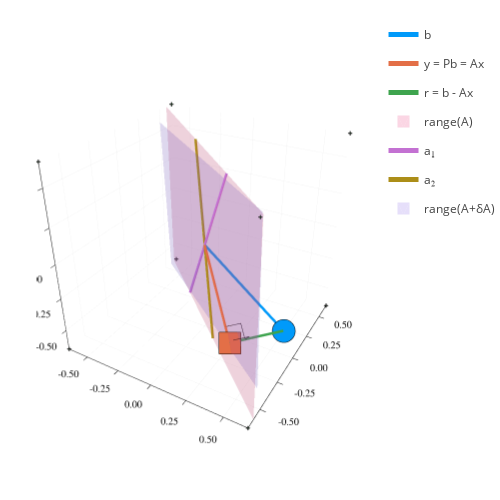

The code cell stored with this chart in its notebook:
### Code cell
p = plot_ls_diagram(A, b)
v = A * randn(2)
v̄ = 0.1 * v / norm(v)
Ã = [A[:,1]+(v̄ × A[:,1]) A[:,2]+(v̄ × A[:,2])]
corners = Float64[[-1,-1,-1] [ 1,-1,-1] [-1, 1,-1] [ 1, 1,-1] [-1,-1, 1] [ 1,-1, 1] [-1, 1, 1] [ 1, 1, 1]];
cycle = [1, 2, 4, 3, 7, 8, 6, 5, 1]
cube = polyhedron(vrep(corners'), lib)
triangle = [[2.0, 0.0] [-1.0, sqrt(3.)] [-1.0, -sqrt(3)]]*4
Q, _ = qr(Ã, ColumnNorm())
plot!(p, size=(500,500))
Qtrivert = Q[:,1:2]*triangle
Qtri = polyhedron(vrep((Q[:,1:2]*triangle)'), lib)
isect = hcat(points(vrep(intersect(cube, Qtri)))...)*scale
plot!(p,isect[1,:],isect[2,:],isect[3,:],st=:mesh3d
    , l = 0
    , fillalpha=0.5
    , label="range(A+δA)"
    )

### Figure 1 — Plotly figure (JSON) as saved in the notebook; plotly's stock layout.template omitted (floating-point values rounded to 4 significant figures)
{"data": [{"colorbar": {"title": ""}, "hoverinfo": "text", "legendgroup": "b", "line": {"color": "rgba(0, 154, 250, 1.000)", "dash": "solid", "shape": "linear", "width": 5}, "mode": "lines", "name": "b", "scene": "scene", "showlegend": true, "text": ["b:<br>+0.60<br>-0.06<br>-0.42", "b:<br>+0.60<br>-0.06<br>-0.42"], "type": "scatter3d", "x": [0, 0.5955], "xaxis": "x", "y": [0, -0.05565], "yaxis": "y", "z": [0, -0.4155], "zaxis": "z", "zmax": null, "zmin": null}, {"colorbar": {"title": ""}, "legendgroup": "", "line": {"color": "rgba(0, 154, 250, 1.000)", "dash": "solid", "shape": "linear", "width": 5}, "marker": {"color": "rgba(0, 154, 250, 1.000)", "line": {"color": "rgba(0, 0, 0, 1.000)", "width": 1}, "size": 8, "symbol": "octagon"}, "mode": "lines+markers", "name": "", "scene": "scene", "showlegend": false, "type": "scatter3d", "x": [0.5955], "xaxis": "x", "y": [-0.05565], "yaxis": "y", "z": [-0.4155], "zaxis": "z", "zmax": null, "zmin": null}, {"colorbar": {"title": ""}, "legendgroup": "", "marker": {"color": "rgba(62, 164, 78, 1.000)", "line": {"color": "rgba(0, 0, 0, 1.000)", "width": 1}, "size": 2, "symbol": "cross"}, "mode": "markers", "name": "", "scene": "scene", "showlegend": false, "type": "scatter3d", "x": [-0.655, 0.655, -0.655, 0.655, -0.655, 0.655, -0.655, 0.655], "xaxis": "x", "y": [-0.655, -0.655, 0.655, 0.655, -0.655, -0.655, 0.655, 0.655], "yaxis": "y", "z": [-0.655, -0.655, -0.655, -0.655, 0.655, 0.655, 0.655, 0.655], "zaxis": "z", "zmax": null, "zmin": null}, {"colorbar": {"title": ""}, "hoverinfo": "text", "legendgroup": "y = Pb = Ax", "line": {"color": "rgba(227, 111, 71, 1.000)", "dash": "solid", "shape": "linear", "width": 5}, "mode": "lines", "name": "y = Pb = Ax", "scene": "scene", "showlegend": true, "text": ["x:<br>+0.64<br>-0.76<br>y:<br>+0.36<br>-0.32<br>-0.42", "x:<br>+0.64<br>-0.76<br>y:<br>+0.36<br>-0.32<br>-0.42"], "type": "scatter3d", "x": [0, 0.3553], "xaxis": "x", "y": [0, -0.3161], "yaxis": "y", "z": [0, -0.4226], "zaxis": "z", "zmax": null, "zmin": null}, {"colorbar": {"title": ""}, "legendgroup": "", "line": {"color": "rgba(227, 111, 71, 1.000)", "dash": "solid", "shape": "linear", "width": 5}, "marker": {"color": "rgba(227, 111, 71, 1.000)", "line": {"color": "rgba(0, 0, 0, 1.000)", "width": 1}, "size": 8, "symbol": "square"}, "mode": "lines+markers", "name": "", "scene": "scene", "showlegend": false, "type": "scatter3d", "x": [0.3553], "xaxis": "x", "y": [-0.3161], "yaxis": "y", "z": [-0.4226], "zaxis": "z", "zmax": null, "zmin": null}, {"colorbar": {"title": ""}, "hoverinfo": "text", "legendgroup": "r = b - Ax", "line": {"color": "rgba(62, 164, 78, 1.000)", "dash": "solid", "shape": "linear", "width": 5}, "mode": "lines", "name": "r = b - Ax", "scene": "scene", "showlegend": true, "text": ["r:<br>+0.24<br>+0.26<br>+0.01", "r:<br>+0.24<br>+0.26<br>+0.01"], "type": "scatter3d", "x": [0.3553, 0.5955], "xaxis": "x", "y": [-0.3161, -0.05565], "yaxis": "y", "z": [-0.4226, -0.4155], "zaxis": "z", "zmax": null, "zmin": null}, {"color": "rgba(237, 94, 147, 0.500)", "colorbar": {"title": ""}, "colorscale": [[0, "rgba(237, 94, 147, 0.500)"], [1, "rgba(237, 94, 147, 0.500)"]], "hoverinfo": "none", "name": "range(A)", "opacity": 0.5, "scene": "scene", "showlegend": true, "showscale": false, "type": "mesh3d", "x": [-0.655, 0.655, -0.655, 0.655], "xaxis": "x", "y": [0.6218, -0.5862, 0.5862, -0.6218], "yaxis": "y", "z": [-0.655, -0.655, 0.655, 0.655], "zaxis": "z", "zmax": null, "zmin": null}, {"colorbar": {"title": ""}, "hoverinfo": "text", "legendgroup": "a₁", "line": {"color": "rgba(195, 113, 210, 1.000)", "dash": "solid", "shape": "linear", "width": 5}, "mode": "lines", "name": "a₁", "scene": "scene", "showlegend": true, "text": ["a₁:<br>+0.32<br>-0.31<br>+0.69", "a₁:<br>+0.32<br>-0.31<br>+0.69"], "type": "scatter3d", "x": [-0.2984, 0.2984], "xaxis": "x", "y": [0.293, -0.293], "yaxis": "y", "z": [-0.655, 0.655], "zaxis": "z", "zmax": null, "zmin": null}, {"colorbar": {"title": ""}, "hoverinfo": "text", "legendgroup": "a₂", "line": {"color": "rgba(172, 142, 24, 1.000)", "dash": "solid", "shape": "linear", "width": 5}, "mode": "lines", "name": "a₂", "scene": "scene", "showlegend": true, "text": ["a₂:<br>-0.20<br>+0.15<br>+1.14", "a₂:<br>-0.20<br>+0.15<br>+1.14"], "type": "scatter3d", "x": [0.114, -0.114], "xaxis": "x", "y": [-0.08732, 0.08732], "yaxis": "y", "z": [-0.655, 0.655], "zaxis": "z", "zmax": null, "zmin": null}, {"colorbar": {"title": ""}, "legendgroup": "", "line": {"color": "rgba(0, 0, 0, 1.000)", "dash": "solid", "shape": "linear", "width": 1}, "mode": "lines", "name": "", "scene": "scene", "showlegend": false, "type": "scatter3d", "x": [0.2995, 0.3672, 0.4231], "xaxis": "x", "y": [-0.2664, -0.1929, -0.2426], "yaxis": "y", "z": [-0.3561, -0.3541, -0.4206], "zaxis": "z", "zmax": null, "zmin": null}, {"colorbar": {"title": ""}, "legendgroup": "", "line": {"color": "rgba(0, 0, 0, 1.000)", "dash": "solid", "shape": "linear", "width": 1}, "mode": "lines", "name": "", "scene": "scene", "showlegend": false, "type": "scatter3d", "x": [0.4031, 0.4709, 0.4231], "xaxis": "x", "y": [-0.3623, -0.2888, -0.2426], "yaxis": "y", "z": [-0.3478, -0.3458, -0.4206], "zaxis": "z", "zmax": null, "zmin": null}, {"color": "rgba(155, 127, 233, 0.500)", "colorbar": {"title": ""}, "colorscale": [[0, "rgba(155, 127, 233, 0.500)"], [1, "rgba(155, 127, 233, 0.500)"]], "hoverinfo": "none", "name": "range(A+δA)", "opacity": 0.5, "scene": "scene", "showlegend": true, "showscale": false, "type": "mesh3d", "x": [-0.5955, 0.5955, -0.5955, 0.5955], "xaxis": "x", "y": [0.4927, -0.4139, 0.4139, -0.4927], "yaxis": "y", "z": [-0.5955, -0.5955, 0.5955, 0.5955], "zaxis": "z", "zmax": null, "zmin": null}], "layout": {"annotations": [], "height": 500, "legend_position": {"bgcolor": "rgba(255, 255, 255, 1.000)", "bordercolor": "rgba(0, 0, 0, 1.000)", "borderwidth": 1, "font": {"color": "rgba(0, 0, 0, 1.000)", "family": "sans-serif", "size": 11}, "title": {"font": {"color": "rgba(0, 0, 0, 1.000)", "family": "sans-serif", "size": 15}, "text": ""}, "tracegroupgap": 0, "traceorder": "normal", "x": 1, "xanchor": "auto", "y": 1, "yanchor": "auto"}, "margin": {"b": 20, "l": 0, "r": 0, "t": 20}, "paper_bgcolor": "rgba(255, 255, 255, 1.000)", "plot_bgcolor": "rgba(255, 255, 255, 1.000)", "scene": {"camera": {"eye": {"x": 1.126, "y": -1.95, "z": 1.3}}, "domain": {"x": [0.09676, 0.9921], "y": [0.0301, 0.9921]}, "xaxis": {"gridcolor": "rgba(0, 0, 0, 0.100)", "gridwidth": 0.5, "linecolor": "rgba(0, 0, 0, 1.000)", "mirror": false, "range": [-0.655, 0.655], "showgrid": true, "showline": true, "showticklabels": true, "tickangle": 0, "tickcolor": "rgb(0, 0, 0)", "tickfont": {"color": "rgba(0, 0, 0, 1.000)", "family": "sans-serif", "size": 11}, "tickmode": "array", "ticks": "inside", "ticktext": ["-0.50", "-0.25", "0.00", "0.25", "0.50"], "tickvals": [-0.5, -0.25, 0, 0.25, 0.5], "title": "", "titlefont": {"color": "rgba(0, 0, 0, 1.000)", "family": "sans-serif", "size": 15}, "type": "-", "visible": true, "zeroline": false, "zerolinecolor": "rgba(0, 0, 0, 1.000)"}, "yaxis": {"gridcolor": "rgba(0, 0, 0, 0.100)", "gridwidth": 0.5, "linecolor": "rgba(0, 0, 0, 1.000)", "mirror": false, "range": [-0.655, 0.655], "showgrid": true, "showline": true, "showticklabels": true, "tickangle": 0, "tickcolor": "rgb(0, 0, 0)", "tickfont": {"color": "rgba(0, 0, 0, 1.000)", "family": "sans-serif", "size": 11}, "tickmode": "array", "ticks": "inside", "ticktext": ["-0.50", "-0.25", "0.00", "0.25", "0.50"], "tickvals": [-0.5, -0.25, 0, 0.25, 0.5], "title": "", "titlefont": {"color": "rgba(0, 0, 0, 1.000)", "family": "sans-serif", "size": 15}, "type": "-", "visible": true, "zeroline": false, "zerolinecolor": "rgba(0, 0, 0, 1.000)"}, "zaxis": {"gridcolor": "rgba(0, 0, 0, 0.100)", "gridwidth": 0.5, "linecolor": "rgba(0, 0, 0, 1.000)", "mirror": false, "range": [-0.655, 0.655], "showgrid": true, "showline": true, "showticklabels": true, "tickangle": 0, "tickcolor": "rgb(0, 0, 0)", "tickfont": {"color": "rgba(0, 0, 0, 1.000)", "family": "sans-serif", "size": 11}, "tickmode": "array", "ticks": "inside", "ticktext": ["-0.50", "-0.25", "0.00", "0.25", "0.50"], "tickvals": [-0.5, -0.25, 0, 0.25, 0.5], "title": "", "titlefont": {"color": "rgba(0, 0, 0, 1.000)", "family": "sans-serif", "size": 15}, "type": "-", "visible": true, "zeroline": false, "zerolinecolor": "rgba(0, 0, 0, 1.000)"}}, "showlegend": true, "width": 500}}
